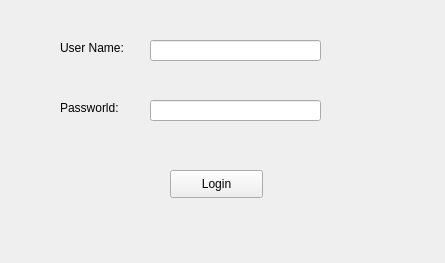
<?xml version="1.0" encoding="UTF-8"?>
<ui version="4.0">
 <class>Widget</class>
 <widget class="QWidget" name="Widget">
  <property name="geometry">
   <rect>
    <x>0</x>
    <y>0</y>
    <width>445</width>
    <height>263</height>
   </rect>
  </property>
  <property name="windowTitle">
   <string>Widget</string>
  </property>
  <widget class="QLabel" name="label">
   <property name="geometry">
    <rect>
     <x>60</x>
     <y>40</y>
     <width>81</width>
     <height>16</height>
    </rect>
   </property>
   <property name="text">
    <string>User Name:</string>
   </property>
  </widget>
  <widget class="QLabel" name="label_2">
   <property name="geometry">
    <rect>
     <x>60</x>
     <y>100</y>
     <width>81</width>
     <height>16</height>
    </rect>
   </property>
   <property name="text">
    <string>Passworld:</string>
   </property>
  </widget>
  <widget class="QLineEdit" name="usernameEdit">
   <property name="geometry">
    <rect>
     <x>150</x>
     <y>40</y>
     <width>171</width>
     <height>21</height>
    </rect>
   </property>
  </widget>
  <widget class="QLineEdit" name="passworldEdit">
   <property name="geometry">
    <rect>
     <x>150</x>
     <y>100</y>
     <width>171</width>
     <height>21</height>
    </rect>
   </property>
   <property name="echoMode">
    <enum>QLineEdit::Password</enum>
   </property>
  </widget>
  <widget class="QPushButton" name="loginBtn">
   <property name="geometry">
    <rect>
     <x>170</x>
     <y>170</y>
     <width>93</width>
     <height>28</height>
    </rect>
   </property>
   <property name="text">
    <string>Login</string>
   </property>
  </widget>
 </widget>
 <resources/>
 <connections/>
</ui>
